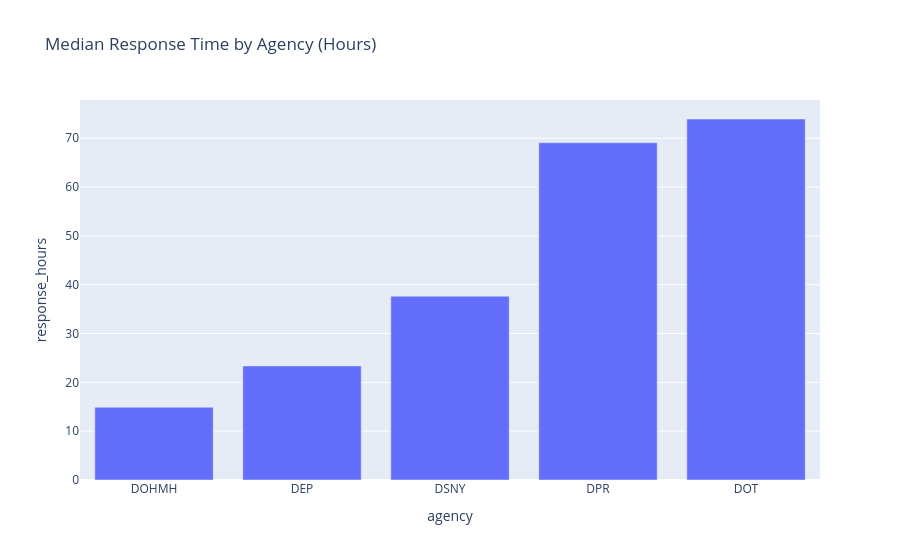

Notebook code cell kept with this figure:
### Markdown cell above
**Insight:** Water and Electricity complaints show the steepest upward trend across the observed months, while Environment and Roads grow more gradually. Note: this dataset spans roughly Oct 2024–Jan 2025 (a few months), not a full multi-year range, so seasonal patterns (e.g., summer vs. winter) cannot be fully assessed from this extract alone.

### Code cell
# Only use resolved complaints (closed_date not null)
resolved = df.dropna(subset=['closed_date']).copy()
resolved['response_hours'] = (resolved['closed_date'] - resolved['created_date']).dt.total_seconds() / 3600

# Filter out negative/absurd values (data entry errors)
resolved = resolved[(resolved['response_hours'] >= 0) & (resolved['response_hours'] <= 24*90)]  # cap at 90 days

agency_perf = resolved.groupby('agency')['response_hours'].median().sort_values().reset_index()

fig = px.bar(
    agency_perf,
    x='agency', y='response_hours',
    title='Median Response Time by Agency (Hours)'
)
fig.show()

### Figure 1 — Plotly figure (JSON) as saved in the notebook; plotly's stock layout.template omitted (floating-point values rounded to 4 significant figures)
{"data": [{"hovertemplate": "agency=%{x}<br>response_hours=%{y}<extra></extra>", "legendgroup": "", "marker": {"color": "#636efa", "pattern": {"shape": ""}}, "name": "", "orientation": "v", "showlegend": false, "textposition": "auto", "type": "bar", "x": ["DOHMH", "DEP", "DSNY", "DPR", "DOT"], "xaxis": "x", "y": [14.91, 23.37, 37.65, 69.09, 73.95], "yaxis": "y"}], "layout": {"barmode": "relative", "legend": {"tracegroupgap": 0}, "title": {"text": "Median Response Time by Agency (Hours)"}, "xaxis": {"anchor": "y", "domain": [0, 1], "title": {"text": "agency"}}, "yaxis": {"anchor": "x", "domain": [0, 1], "title": {"text": "response_hours"}}}}
